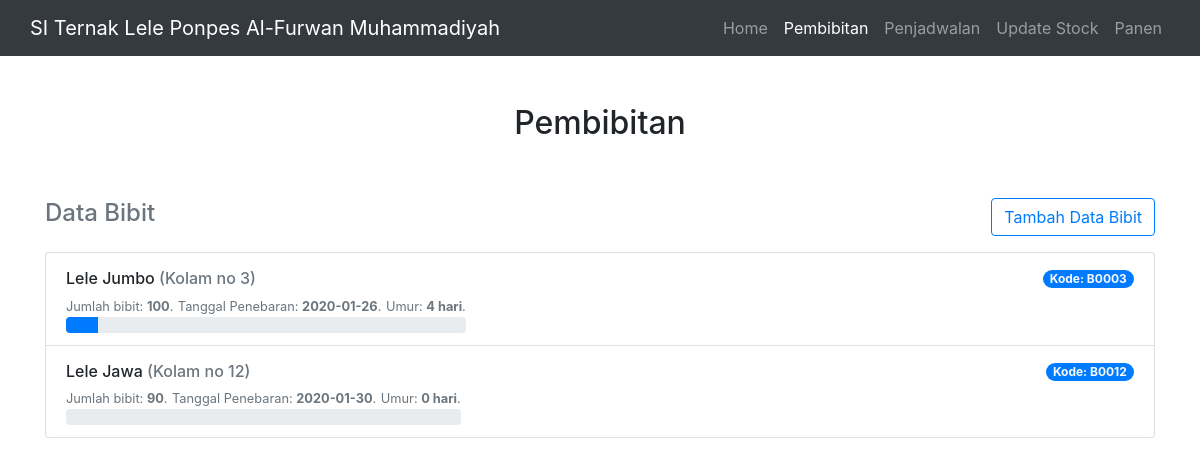
Page /public/pembibitan (signed in) on the committed database.
### tables this page shows
CREATE TABLE `bibit` (
  `kode_bibit` varchar(5) NOT NULL,
  `tgl_penebaran_bibit` date NOT NULL,
  `jenis_bibit` varchar(30) NOT NULL,
  `jumlah_bibit` int(5) NOT NULL,
  `no_kolam` int(2) NOT NULL,
  `status_panen` int(11) NOT NULL
);

### app/core/Controller.php (called while the page is built, shortened)
<?php
class Controller
{
	public function view($view,$data=[])
	{
		require_once '../app/views/' . $view.'.php';
	}
	public function model($model)
	{
		return new $model;
	}
}

### app/controllers/Pembibitan.php (called while the page is built, shortened)
<?php
class Pembibitan extends Controller
{
    public function index()
    {
        $data['judul'] = 'Pembibitan';
        $data['bibit'] = $this->model('Pembibitan_model')->getAll();
        $this->view('pembibitan/index', $data);
    }
}

### app/core/App.php (called while the page is built, shortened)
<?php
class App
{
	protected $method = 'index';
	protected $params = [];
	public function __construct()
	{
		$this->controller = new $this->controller;
		call_user_func_array([$this->controller, $this->method], $this->params);
	}
}

### public/index.php (called while the page is built, shortened)
<?php
$app=new App;

### app/core/Database.php (called while the page is built, shortened)
<?php
class Database{
	private $host=DB_HOST;
	private $user=DB_USER;
	private $pass=DB_PASS;
	private $db_name=DB_NAME;
	private $dbh;
	private $stmt;
	public function __construct()
	{
		$dsn='mysql:host='.$this->host.';dbname='.$this->db_name;
		$option=[
			PDO::ATTR_PERSISTENT=>
			true,
			PDO::ATTR_ERRMODE=>PDO::ERRMODE_EXCEPTION
		];
		try {
			$this->dbh=new PDO($dsn,$this->user,$this->pass,$option);
		} catch(PDOException $e)
		{
			die($e->getMessage());
		}
	}
	public function query($query)
	{
		$this->stmt=$this->dbh->prepare($query);
	}
	public function execute()
	{
		$this->stmt->execute();
	}
	public function resultSet()
	{
		$this->execute();
		return $this->stmt->fetchAll(PDO::FETCH_ASSOC);
	}
}

### app/models/Pembibitan_model.php (called while the page is built, shortened)
<?php
class Pembibitan_model
{
    private $db;
    public function __construct()
    {
        $this->db = new Database;
    }
    public function getAll()
    {
        $this->db->query('SELECT *, datediff(CURDATE(), tgl_penebaran_bibit) as umur_bibit FROM bibit WHERE status_panen=0');
        return $this->db->resultSet();
    }
}

### app/views/pembibitan/index.php (the view, shortened to what this page needs)
<div class="container">
  <div class="py-5 text-center">
    <h2>Pembibitan</h2>
  </div>
  <div class="row">
    <div class="col-md-12 order-md-1 mb-4">
      <div class="d-flex justify-content-between align-items-center mb-3">
        <h4 class="">
          <span class="text-muted">Data Bibit</span>
        </h4>
        <button type="button" class="btn btn-outline-primary ml-auto" data-toggle="modal" data-target="#formModal">
          Tambah Data Bibit
        </button>
      </div>
      <ul class="list-group mb-3">
        <?php foreach ($data['bibit'] as $bibit) : ?>
          <li class="list-group-item d-flex justify-content-between lh-condensed">
            <div>
              <h6 class="my-1">
                <?= $bibit['jenis_bibit']; ?>
                <span class="text-muted">(Kolam no <?= $bibit['no_kolam']; ?>)</span>
              </h6>
              <small class="text-muted">Jumlah bibit: <b> <?= $bibit['jumlah_bibit']; ?></b>.</small>
              <small class="text-muted"> Tanggal Penebaran: <b><?= $bibit['tgl_penebaran_bibit']; ?></b>.</small>
              <small class="text-muted"> Umur: <b><?= $bibit['umur_bibit']; ?> hari</b>.</small>
              <div class="progress">
                <div class="progress-bar" role="progressbar" style="width: <?= intval($bibit['umur_bibit'] / 45 * 100) . '%'; ?>" aria-valuenow="" aria-valuemin="0" aria-valuemax="30"></div>
              </div>
            </div>
            <p><span class="text-muted"></span><span class="badge badge-pill bg-primary text-light ">Kode: <?= $bibit['kode_bibit']; ?></span></p>
          </li>
        <?php endforeach; ?>
      </ul>
    </div>
  </div>

### rows in the picture
bibit: jenis_bibit "Lele Jumbo", no_kolam "3", jumlah_bibit "100", tgl_penebaran_bibit "2020-01-26", umur_bibit "4", $bibit['umur_bibit'] / 45 * 100 8 (drawn), kode_bibit "B0003"
bibit: jenis_bibit "Lele Jawa", no_kolam "12", jumlah_bibit "90", tgl_penebaran_bibit "2020-01-30", umur_bibit "0", kode_bibit "B0012"

### other values in the picture
$menu "Home"
$menu "Pembibitan"
$menu "Penjadwalan"
$menu "Update Stock"
$menu "Panen"
